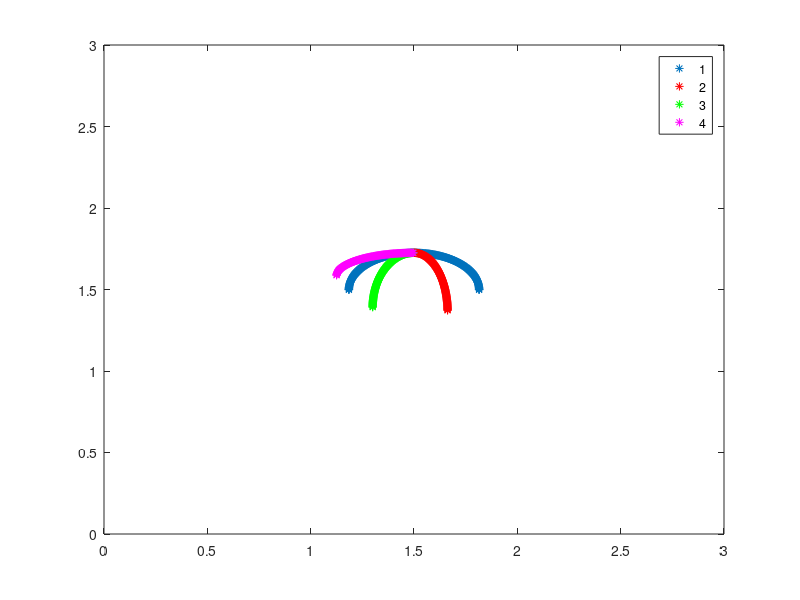
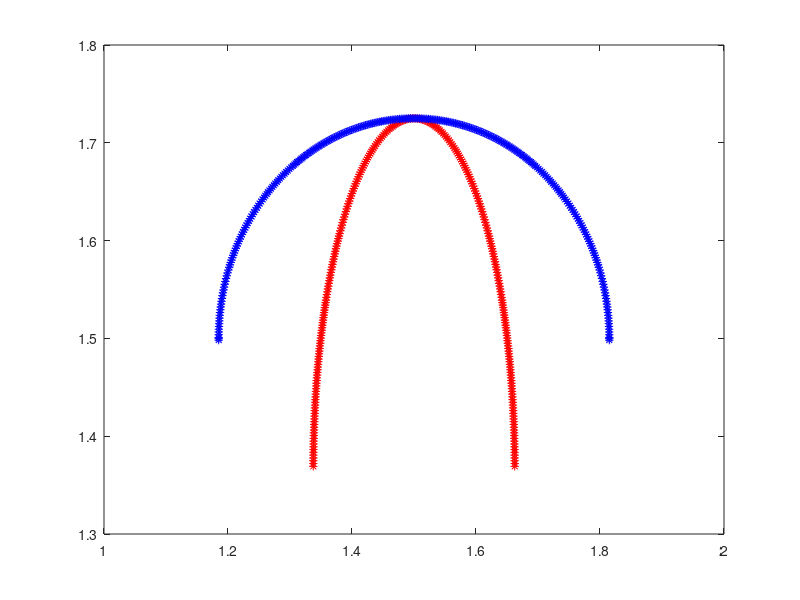

Source code (MATLAB) for these figures, in order:
function give_Me_Jelly()

L = 3;           % Length of Computational Domain
ds = L/(2*512);  % Makes Lagrangian Spaced based on 1024x1024 finest grid

frac = 0.5;

% Makes Geometry for EQUILIBRIUM State %
%
a1 = 0.63;  %Semi-major axis length for position ONE (Expanded State)
b1 = 0.45;  %Semi-minor axis length for position ONE (Expanded State)
a1 = frac*a1; b1 = frac*b1;
a1
b1
[X1 Y1 Ninfo arcL] = make_Geometry_Position_ONE(ds,a1,b1);

% Makes Geometry for OVER-CONTRACTED State for RIGHT side %
% 
a2 = 0.325; %Semi-major axis length for position TWO (Contracted State)
b2 = 0.6;   %GUESS: Semi-minor axis length for position TWO (Contracted State)
a2 = frac*a2; b2 = frac*b2;
[X2 Y2 b2] = make_Geometry_Position_TWO(a2,b2,b1,Ninfo,arcL);

% Makes Geometry for LESS-CONTRACTED State for LEFT side %
%
a3 = 0.4;   %Semi-major axis length for position TWO (Contracted State)
b3 = 0.7;   %GUESS: Semi-minor axis length for position TWO (Contracted State)
a3 = frac*a3; b3 = frac*b3;
a3
b3
[X3 Y3 b3] = make_Geometry_Position_TWO(a3,b3,b1,Ninfo,arcL);


% Makes Geometry for OVER-EXPANDED State for LEFT SIDE %
%
a4 = 0.75;  %Semi-major axis length for position TWO (Contracted State)
b4 = 0.3;   %GUESS: Semi-minor axis length for position TWO (Contracted State)
a4 = frac*a4; b4 = frac*b4;
[X4 Y4 b4] = make_Geometry_Position_TWO(a4,b4,b1,Ninfo,arcL);

% Translate Points from [-L/2,L/2]x[-L/2,L/2] -> [0,L]x[0,L]
X1 = X1 + L/2; Y1 = Y1 + L/2; 
X2 = X2 + L/2; Y2 = Y2 + L/2; 
X3 = X3 + L/2; Y3 = Y3 + L/2; 
X4 = X4 + L/2; Y4 = Y4 + L/2; 

nArm = (length(X1)-1)/2;

% Plots Geometry for Both Phases %
val = frac*0.75;
plot(X1,Y1,'*',X2(1:nArm),Y2(1:nArm),'r*',X3(nArm+2:end),Y3(nArm+2:end),'g*',X4(nArm+2:end),Y4(nArm+2:end),'m*'); hold on;
axis([0 L 0 L]);
legend('1','2','3','4');

figure(2)
plot(X2,Y2,'r*'); hold on;
plot(X1,Y1,'b*'); hold on;

% Prints Useful Info about Geometry %
fprintf('\n\n');
fprintf('Number of Total Geometry Pts: %d\n',Ninfo(2));
fprintf('Number of Geometry Pts in EACH Arm: %d\n',Ninfo(1));
fprintf('Arc length of bell (one side): %d\n',arcL);
fprintf('\n');
fprintf('(X1,Y1): Equilibrium State\n');
fprintf('(X2,Y2): OVER-Contracted State for RIGHT Side\n');
fprintf('(X3,Y3): Contracted State for LEFT Side (slightly less than right side)\n');
fprintf('(X4,Y4): OVER-EXPANDED State for LEFT Side\n');
fprintf('\n');
fprintf('Idea: \n');
fprintf('RHS contracts further than LHS, rests & returns to equil. state after LHS begins expanding\n');
fprintf('LHS contracts less than RHS, then expands further than equil. state and then returns to equil. state\n');
fprintf('\n');
fprintf('PUT FOLLOWING IN UPDATE_TARGET_POINTS.C:\n');
fprintf('numPts (# of Total Geometry Pts): %d\n',Ninfo(2));
fprintf('NL_Start (FIRST Point in LEFT Arm): %d\n\n\n',Ninfo(1)+1);


% Prints INPUT files %
print_Vertex_Pts(X1,Y1,Ninfo);
target_force = 1e6;
print_Target_Pts(target_force,Ninfo);


% Prints all vectors to .TXT files %
%print_Text_Files(Ninfo,X1,Y1,X2,Y2,X3,Y3,X4,Y4)

% Prints 2-Position Right/Left Side vectors to .TXT files %
print_2_Position_Text_File(Ninfo,X1,Y1,X2,Y2,X3,Y3);


%%%%%%%%%%%%%%%%%%%%%%%%%%%%%%%%%%%%%%%%%%%%%%%%%%%%%%%%%%%%%%%%%%%%%%%%%%%%%
%
% Function: Prints 2 Position Phases:
%           XY(:,1) = original position x-Values
%           XY(:,3) = original position y-Values
%           XY(2:N+1,2) = 2nd position x-Values for RIGHT bell
%           XY(N+2:end,2) = 2nd position x-Values for LEFT bell
%           XY(2:N+1,4) = 2nd position y-Values for RIGHT bell
%           XY(N+2:end,4) = 2nd position y-Values for LEFT bell
%
%%%%%%%%%%%%%%%%%%%%%%%%%%%%%%%%%%%%%%%%%%%%%%%%%%%%%%%%%%%%%%%%%%%%%%%%%%%%%

function print_2_Position_Text_File(Ninfo,X1,Y1,X2,Y2,X3,Y3)


N = Ninfo(1);    % Number of pts. in ONE arm
NTot = Ninfo(2); % Total # of Lag Pts. on Jelly Bell

% Initialization
XY = zeros(NTot,4); 

% Construct Matrices For Storing Points
XY(:,1) = X1(1:NTot); XY(:,2) = X1(1:NTot); 
XY(:,3) = Y1(1:NTot); XY(:,4) = Y1(1:NTot); 

% 2nd Phase Right Arm
XY(2:N+1,2) = X2(2:N+1);
XY(2:N+1,4) = Y2(2:N+1);


% 2nd Phase Left Arm
XY(N+2:end,2) = X3(N+2:end);
XY(N+2:end,4) = Y3(N+2:end);

% PLOT TEST! %
%figure(3)
%plot(XY(:,1),XY(:,3),'k*'); hold on;
%plot(XY(:,2),XY(:,4),'g*'); hold on;


% PRINT x/y-Information %

fileID_XY = fopen('XY_2Pos.txt','w');

for i=1:length( XY(:,1) )
    fprintf(fileID_XY,'%1.16e %1.16e %1.16e %1.16e\n',XY(i,1),XY(i,2),XY(i,3),XY(i,4));
end

fclose(fileID_XY);




%%%%%%%%%%%%%%%%%%%%%%%%%%%%%%%%%%%%%%%%%%%%%%%%%%%%%%%%%%%%%%%%%%%%%%%%%%%%%
%
% Function to PRINT all TEXT files for both PHASES
%
%%%%%%%%%%%%%%%%%%%%%%%%%%%%%%%%%%%%%%%%%%%%%%%%%%%%%%%%%%%%%%%%%%%%%%%%%%%%%

function print_Text_Files(Ninfo,X1,Y1,X2,Y2,X3,Y3,X4,Y4)

N = Ninfo(1); %Number of pts. in ONE arm

% x-Information %

fileID_x1 = fopen('x1.txt','w');
fprintf(fileID_x1,'%1.16e\n',X1);
fclose(fileID_x1);

fileID_x2 = fopen('x2.txt','w');
fprintf(fileID_x2,'%1.16e\n',X2);
fclose(fileID_x2);

fileID_x3 = fopen('x3.txt','w');
fprintf(fileID_x3,'%1.16e\n',X3);
fclose(fileID_x3);

fileID_x4 = fopen('x4.txt','w');
fprintf(fileID_x4,'%1.16e\n',X4);
fclose(fileID_x4);

% y-Information %

fileID_y1 = fopen('y1.txt','w');
fprintf(fileID_y1,'%1.16e\n',Y1);
fclose(fileID_y1);

fileID_y2 = fopen('y2.txt','w');
fprintf(fileID_y2,'%1.16e\n',Y2);
fclose(fileID_y2);

fileID_y3 = fopen('y3.txt','w');
fprintf(fileID_y3,'%1.16e\n',Y3);
fclose(fileID_y3);

fileID_y4 = fopen('y4.txt','w');
fprintf(fileID_y4,'%1.16e\n',Y4);
fclose(fileID_y4);


% xR1 = X1(2:2+N-1); % x-Pts. on RHS of center point for Position ONE
% xL1 = X1(2+N:end); % x-Pts. on LHS of center point for Position ONE
% 
% xR2 = X2(2:2+N-1); % x-Pts. on RHS of center point for Position TWO
% xL2 = X2(2+N:end); % x-Pts. on LHS of center point for Position TWO
% 
% yR1 = Y1(2:2+N-1); % y-Pts. on RHS of center point for Position ONE
% yL1 = Y1(2+N:end); % y-Pts. on RHS of center point for Position ONE
% 
% yR2 = Y2(2:2+N-1); % y-Pts. on LHS of center point for Position TWO
% yL2 = Y2(2+N:end); % y-Pts. on LHS of center point for Position TWO
% 
% 
% fileID_xR1 = fopen('xR_1.txt','w');
% fprintf(fileID_xR1,'%1.16e\n',xR1);
% fclose(fileID_xR1);
% 
% fileID_xR2 = fopen('xR_2.txt','w');
% fprintf(fileID_xR2,'%1.16e\n',xR2);
% fclose(fileID_xR2);
% 
% fileID_xL1 = fopen('xL_1.txt','w');
% fprintf(fileID_xL1,'%1.16e\n',xL1);
% fclose(fileID_xL1);
% 
% fileID_xL2 = fopen('xL_2.txt','w');
% fprintf(fileID_xL2,'%1.16e\n',xL2);
% fclose(fileID_xL2);
% 
% 
% fileID_yR1 = fopen('yR_1.txt','w');
% fprintf(fileID_yR1,'%1.16e\n',yR1);
% fclose(fileID_yR1);
% 
% fileID_yR2 = fopen('yR_2.txt','w');
% fprintf(fileID_yR2,'%1.16e\n',yR2);
% fclose(fileID_yR2);
% 
% fileID_yL1 = fopen('yL_1.txt','w');
% fprintf(fileID_yL1,'%1.16e\n',yL1);
% fclose(fileID_yL1);
% 
% fileID_yL2 = fopen('yL_2.txt','w');
% fprintf(fileID_yL2,'%1.16e\n',yL2);
% fclose(fileID_yL2);


%%%%%%%%%%%%%%%%%%%%%%%%%%%%%%%%%%%%%%%%%%%%%%%%%%%%%%%%%%%%%%%%%%%%%%%%%%%%%
%
% Makes the Oblate Geometry (via ellipses)
%
%%%%%%%%%%%%%%%%%%%%%%%%%%%%%%%%%%%%%%%%%%%%%%%%%%%%%%%%%%%%%%%%%%%%%%%%%%%%%

function [X1 Y1 Ninfo arcL] = make_Geometry_Position_ONE(ds,a,b)

%a: Semi-major axis (along horizontal)
%b: Semi-minor axis (along vertical)

%Finding elliptical arc length
h = ( (a-b)/(a+b) )^2;
arcL = (1/4)* pi*(a+b)*(1 + 3*h/ (10 + sqrt(4-3*h) ) ); % (1/4)th of the entire ELLIPTICAL ARC

n = 1;        %counting for array
X(n) = 0;     %first x-value at (0,-b)
Y(n) = -b;    %first y-value at (0,-b)
tprev = -pi/2;  %initial angle 

tol = ds / 10; %error tolerance for root-finding algorithm

maxy = max(a,b);

    while tprev < 0 
    
        n = n+1;
        tnext = tprev + ds/maxy; %Guess for next angle value
        
        if tprev < -pi/4
            tfar =  0.0;%abs(2*tprev);      %Far guess
        else
            tfar = pi/4;
        end
            
        %initiating guess for bisection-algorithm
        xn = a*cos(tnext);
        yn = b*sin(tnext);
        errSign = ( ds - sqrt( (xn-X(n-1))^2 + (yn-Y(n-1))^2 ) );
        err = abs(errSign);
    
        %Bisection algorithm to make points equally spaced
        while ( err > tol )
        
            if errSign < 0
                tfar = tnext;
                tnext = (tnext+tprev)/2;
            elseif errSign > 0
                tprev = tnext;
                tnext = (tnext+tfar)/2;
            end
            
            if tnext<tprev
                fprintf('NOT CONVERGING AT ANGLE %d\n',tprev)
                break;  
            end
            
            xn = a*cos(tnext);
            yn = b*sin(tnext);
            errSign = ( ds - sqrt( (xn-X(n-1))^2 + (yn-Y(n-1))^2 ) );
            err = abs(errSign);
        end
        
        X(n) = xn;   %Store X-value
        Y(n) = yn;   %Store Y-value
        tprev = tnext; %Update previous angle
    
        %plot(xn,yn,'*'); hold on;

        
    end
    
 N = length(X);   
 X(N+1) = a; %Add one more pt.
 Y(N+1) = 0; %Add one more pt.
  
 X1 = [X -X(2:end)]; %Reflects geometry 
 Y1 = -[Y  Y(2:end)]; %Y-values for reflected X-value points
 
 Ninfo(1) = N;          % # of pts. along one arm (NOT counting center pt.)
 Ninfo(2) = length(X1); % Total # of pts. in geometry

 
 
%%%%%%%%%%%%%%%%%%%%%%%%%%%%%%%%%%%%%%%%%%%%%%%%%%%%%%%%%%%%%%%%%%%%%%%%%%%%%
%
% Makes the Oblate Geometry (via ellipses)
%
%%%%%%%%%%%%%%%%%%%%%%%%%%%%%%%%%%%%%%%%%%%%%%%%%%%%%%%%%%%%%%%%%%%%%%%%%%%%%

function [X2 Y2 b] = make_Geometry_Position_TWO(a,bguess,b1,Ninfo,L)


%Find correct b to give same length arm
b = Newtons_Give_Me_Semi_Minor(a,bguess,L);


%Finding elliptical arc length
h = ( (a-b)/(a+b) )^2;
arcL = (1/4)* pi*(a+b)*(1 + 3*h/ (10 + sqrt(4-3*h) ) ); % (1/4)th of the entire ELLIPTICAL ARC

ds2 = arcL / Ninfo(1); %Ensures same number of pts on arm for position ONE and TWO

[X Y Ninfo] = make_Elliptic_Geometry_Position_TWO(ds2,a,b,Ninfo);

dV = b1-b;   %Makes sure first pt is the same as in position ONE

Y2 = -(Y-dV);%Minus sign to put jelly into right orientation
X2 = X;

%Ninfo
%plot(X2,Y2,'r*'); hold on;


%%%%%%%%%%%%%%%%%%%%%%%%%%%%%%%%%%%%%%%%%%%%%%%%%%%%%%%%%%%%%%%%%%%%%%%%%%%%%
%
% Makes the Oblate Geometry (via ellipses)
%
%%%%%%%%%%%%%%%%%%%%%%%%%%%%%%%%%%%%%%%%%%%%%%%%%%%%%%%%%%%%%%%%%%%%%%%%%%%%%

function b = Newtons_Give_Me_Semi_Minor(a,bn,L)

tol = 1e-6;

bprev = 0.2*bn; %"Previous Guess" (left side of guess)
bnext = bn;     % First "Guess" at b
bfar =  1.5*bn; %"Far Guess" (right side of guess)

%Finding elliptical arc length
h = ( (a-bn)/(a+bn) )^2;
arcL = (1/4)* pi*(a+bn)*(1 + 3*h/ (10 + sqrt(4-3*h) ) ); % (1/4)th of the entire ELLIPTICAL ARC

errSign = L - arcL;
err = abs( errSign );


%Bisection algorithm to make points equally spaced
while ( err > tol )
        
    if errSign < 0
        bfar = bnext;
        bnext = (bnext+bprev)/2;
    elseif errSign > 0
        bprev = bnext;
        bnext = (bnext+bfar)/2;
    end
            
    %if bnext<bprev
    %    fprintf('NOT CONVERGING AT ANGLE %d\n',tprev)
    %    break;  
    %end
         
    %Finding elliptical arc length
    h = ( (a-bnext)/(a+bnext) )^2;
    arcL = (1/4)* pi*(a+bnext)*(1 + 3*h/ (10 + sqrt(4-3*h) ) ); % (1/4)th of the entire ELLIPTICAL ARC
    
    errSign = ( L - arcL );
    err = abs(errSign);
end

b = bnext; %Assign value

%%%%%%%%%%%%%%%%%%%%%%%%%%%%%%%%%%%%%%%%%%%%%%%%%%%%%%%%%%%%%%%%%%%%%%%%%%%%%
%
% Makes the Oblate Geometry (via ellipses)
%
%%%%%%%%%%%%%%%%%%%%%%%%%%%%%%%%%%%%%%%%%%%%%%%%%%%%%%%%%%%%%%%%%%%%%%%%%%%%%

function [X1 Y1 Ninfo] = make_Elliptic_Geometry_Position_TWO(ds,a,b,Ninfo)

%a: Semi-major axis (along horizontal)
%b: Semi-minor axis (along vertical)

n = 1;        %counting for array
X(n) = 0;     %first x-value at (0,-b)
Y(n) = -b;    %first y-value at (0,-b)
tprev = -pi/2;  %initial angle 

tol = ds / 10; %error tolerance for root-finding algorithm

maxy = max(a,b);

    while n < Ninfo(1)+1 
    
        n = n+1;
        tnext = tprev + ds/maxy; %Guess for next angle value
        
        if tprev < -pi/4
            tfar =  0.0;%abs(2*tprev);      %Far guess
        else
            tfar = pi/4;
        end
            
        %initiating guess for bisection-algorithm
        xn = a*cos(tnext);
        yn = b*sin(tnext);
        errSign = ( ds - sqrt( (xn-X(n-1))^2 + (yn-Y(n-1))^2 ) );
        err = abs(errSign);
    
        %Bisection algorithm to make points equally spaced
        while ( err > tol )
        
            if errSign < 0
                tfar = tnext;
                tnext = (tnext+tprev)/2;
            elseif errSign > 0
                tprev = tnext;
                tnext = (tnext+tfar)/2;
            end
            
            if tnext<tprev
                fprintf('NOT CONVERGING AT ANGLE %d\n',tprev)
                break;  
            end
            
            xn = a*cos(tnext);
            yn = b*sin(tnext);
            errSign = ( ds - sqrt( (xn-X(n-1))^2 + (yn-Y(n-1))^2 ) );
            err = abs(errSign);
        end
        
        X(n) = xn;   %Store X-value
        Y(n) = yn;   %Store Y-value
        tprev = tnext; %Update previous angle
    
        %plot(xn,yn,'*'); hold on;

        
    end
    
 N = length(X)-1;   
 %X(N+1) = a; %Add one more pt.
 %Y(N+1) = 0; %Add one more pt.
 
 %plot(X,Y,'*'); hold on;
 
 X1 = [X -X(2:end)]; %Reflects geometry 
 Y1 = [Y  Y(2:end)]; %Y-values for reflected X-value points
 
 Ninfo(1) = N;          % # of pts. along one arm (NOT counting center pt.)
 Ninfo(2) = length(X1); % Total # of pts. in geometry














%%%%%%%%%%%%%%%%%%%%%%%%%%%%%%%%%%%%%%%%%%%%%%%%%%%%%%%%%%%%%%%%%%%%%%%%%%%%%%%%
% Function to print VERTEX points
%%%%%%%%%%%%%%%%%%%%%%%%%%%%%%%%%%%%%%%%%%%%%%%%%%%%%%%%%%%%%%%%%%%%%%%%%%%%%%%%

function print_Vertex_Pts(X,Y,Ninfo)

%Ninfo(1): # of pts. on one arm on Jellyfish
%Ninfo(2): # of total pts. in Jellyfish Geometry

Ntot = Ninfo(2);

vertex_fid = fopen('jellyfish.vertex', 'w');

% first line is the number of vertices in the file
fprintf(vertex_fid, '%d\n', Ntot);

for i=1:Ntot
    fprintf(vertex_fid, '%1.16e %1.16e\n', X(i), Y(i) );    
end
    
fclose(vertex_fid);


%%%%%%%%%%%%%%%%%%%%%%%%%%%%%%%%%%%%%%%%%%%%%%%%%%%%%%%%%%%%%%%%%%%%%%%%%%%%%%%%
% Function to print TARGET pts.
%%%%%%%%%%%%%%%%%%%%%%%%%%%%%%%%%%%%%%%%%%%%%%%%%%%%%%%%%%%%%%%%%%%%%%%%%%%%%%%%

function print_Target_Pts(target_force,Ninfo)

%Ninfo(1): # of pts. on one arm on Jellyfish
%Ninfo(2): # of total pts. in Jellyfish Geometry

Ntot = Ninfo(2);

% Write out the target point information
target_fid = fopen('jellyfish.target', 'w');

% First line is the number of target pts. in the file
fprintf(target_fid, '%d\n', Ntot);

for s=1:Ntot
        fprintf(target_fid, '%d %1.16e\n', s , target_force);
end

fclose(target_fid);
